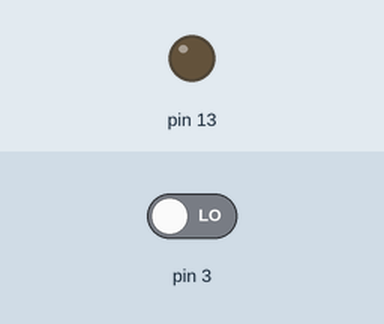
A sketch run on a simulated Arduino Uno, built with avr-gcc and run on an emulated ATmega328P. On the bench: output pins drawn as LEDs (lit = HIGH). The test bench sets the inputs (shaded band); at power-on: pin 3 LOW.

Above: at 1.2 s.
1.3 s: pin 3 driven HIGH
At 2.3 s:
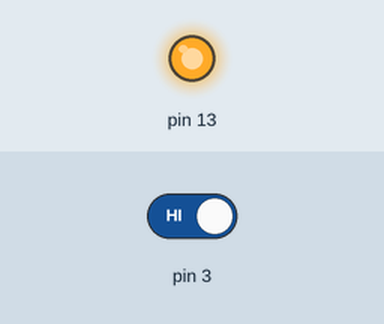
2.8 s: pin 3 driven LOW
At 3.4 s:
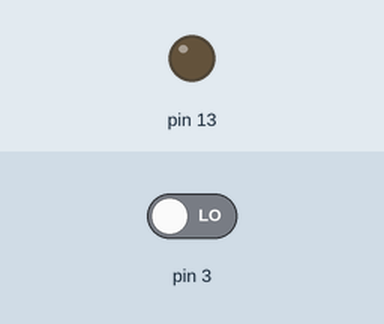
Timing chart, 0 to 5.8 s (numbered marks = the images above; inputs shaded):
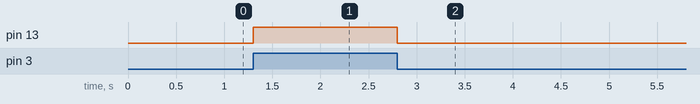

Measured:
- after the input at 1.3 s, pin 13: LOW → HIGH at once
- after the input at 2.8 s, pin 13: HIGH → LOW at once

The sketch:

arduino_register.ino
```cpp
void setup() {
  Serial.begin(9600);

  //pinMode(13, OUTPUT);
  DDRB |= (0x01 << 5);

  // PD3 : INPUT mode (Button)
  DDRD &= ~(0x01 << 3);
}

void loop() {


  // delay(10);

  // unsigned char in_value = PIND;
  // if (in_value & (0x01 << 3)) {
  //   PORTB |= (0x01 << 5);
  // } else {
  //   PORTB &= ~(0x01 << 5);
  // }
  // delay(10);

  // //digitalWrite(13, HIGH);
  // PORTB |= (0x01 << 5);
  // delay(1000);

  // //digitalWrite(13, LOW);
  // PORTB &= ~(0x01 << 5);
  // delay(1000);

  int invalue = digitalRead(3);
  if(invalue == 1) {
    PORTB |= (0x01 << 5);
  } else {
    PORTB &= ~(0x01 << 5);
  }

}

int digital_read(int pin_num) {

  int pin_value = 0;
  unsigned char in_value = 0;

  if (pin_num <= 7) {
    DDRD &= ~(0x01 << pin_num);

    in_value = PIND;
    if (in_value & (0x01 << pin_num)) {
      pin_value = 1;
    } else {
      pin_value = 0;
    }

  } else if(pin_num >= 8 && pin_num <= 13) {

    DDRD &= ~(0x01 << (pin_num - 8));

    in_value = PINB;
    if (in_value & (0x01 << pin_num)) {
      pin_value = 1;
    } else {
      pin_value = 0;
    }
  }

  return pin_value;
}
```
